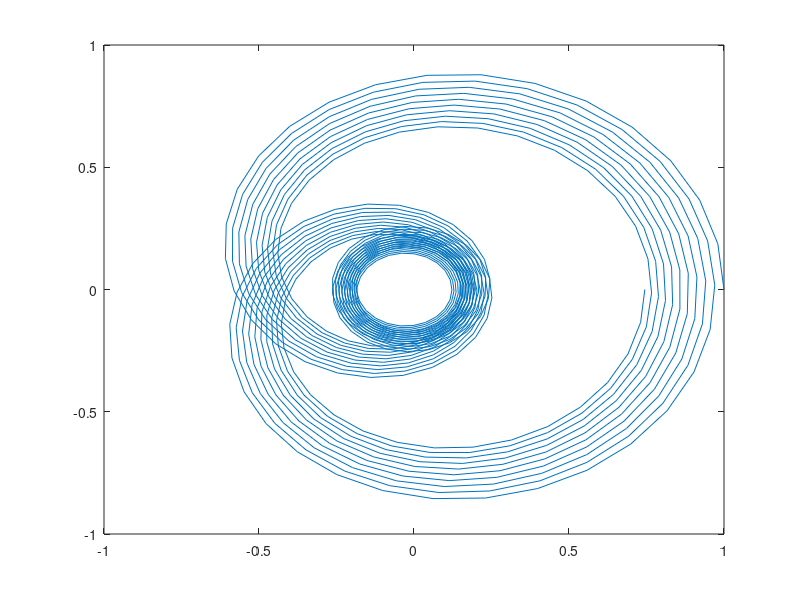

MATLAB code to generate this figure:
#!/usr/bin/env octave
%% pof.m
%% Mac Radigan

dt=.001;
tf=1;
%Nx=100;
Nx=floor(tf/dt);
%t = [0:Nx-1]*dt;
t = linspace(0,tf,Nx);

r = 1e-1*[1, 2, 3, 4];
a = 1e-1*[1, 2, 3, 4];
f = 1e4*[1 2 3 4];
s = -a+j*2*pi*f;
p=[0, 0, 0, 0];
Nf=length(f);

%% simulation
x = zeros(1,Nx);
for m=1:Nf
  x = x+r(m)*exp(s(m).*t);
end

%% analysis
l=3;
Nm=10;
Nn=floor(Nx/Nm)+1;
X=zeros(Nn,Nm);
for n=1:Nn
  ii=n*l;
  X(n,:) = x(ii+[1:Nm]);
end

[U,S,V] = svd(X);

s = diag(S);

figure; plot(x);
